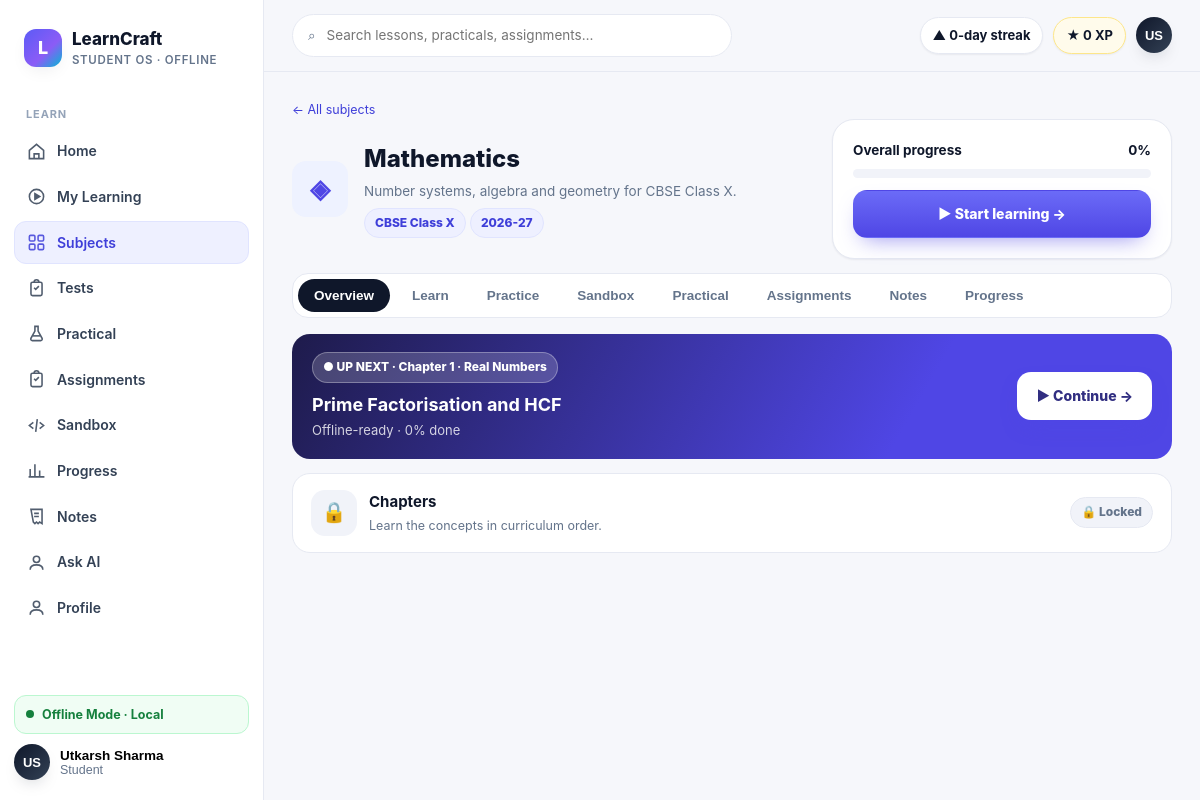
Screenshot of /subjects/mathematics (signed in) with the database file from the repository.
### tables this page shows
CREATE TABLE users (
            id INTEGER PRIMARY KEY AUTOINCREMENT,
            name TEXT NOT NULL,
            email TEXT NOT NULL UNIQUE,
            password_hash TEXT NOT NULL,
            role TEXT NOT NULL DEFAULT 'STUDENT',
            avatar TEXT,
            bio TEXT,
            created_at TIMESTAMP NOT NULL DEFAULT CURRENT_TIMESTAMP,
            updated_at TIMESTAMP NOT NULL DEFAULT CURRENT_TIMESTAMP
        );

CREATE TABLE academic_subjects (
            subject_id TEXT PRIMARY KEY,
            board TEXT NOT NULL,
            class_level TEXT NOT NULL,
            academic_year TEXT NOT NULL,
            slug TEXT NOT NULL,
            name TEXT NOT NULL,
            description TEXT NOT NULL DEFAULT '',
            source_version TEXT NOT NULL,
            UNIQUE(board, class_level, academic_year, slug)
        );

CREATE TABLE academic_lessons (
            lesson_id TEXT PRIMARY KEY,
            topic_id TEXT NOT NULL,
            title TEXT NOT NULL,
            slug TEXT NOT NULL,
            summary TEXT NOT NULL,
            learning_objectives_json TEXT NOT NULL,
            prerequisites_json TEXT NOT NULL,
            estimated_minutes INTEGER NOT NULL,
            difficulty TEXT NOT NULL,
            content_blocks_json TEXT NOT NULL,
            source_reference TEXT NOT NULL,
            FOREIGN KEY(topic_id) REFERENCES academic_topics(topic_id)
        );

### app/main.py (the view, shortened to what this page needs)
@app.route("/subjects/<slug>")
@require_auth
def subject_detail(slug):
    catalog = get_academic_subject(slug)
    if catalog:
        subject = catalog["subject"]
        chapters = catalog["chapters"]
        page = {
            "slug": slug, "name": subject["name"], "description": subject["description"],
            "icon": "◈", "color": "#4F46E5", "bg": "#EEF2FF", "tags": ["CBSE Class X", subject["academic_year"]],
            "progress": 0, "continue": {"href": f"/subjects/{slug}", "cta": "Start learning",
            "chapter_label": "Choose a chapter", "lesson": "Your next lesson", "time_left": "Offline-ready", "progress": 0},
            "units": [{"id": "content", "title": "Chapters", "desc": "Learn the concepts in curriculum order.",
                       "chapters": [{"n": c["chapter_number"], "title": c["title"], "est": "Lessons available",
                                     "lessons_count": 1, "status": "Available", "progress": 0,
                                     "is_current": False, "is_next": c["chapter_number"] == chapters[0]["chapter_number"],
                                     "prereq": "", "sim": "Practice", "practical": "Notes", "quiz": "Test"} for c in chapters]}],
            "practice": [], "sims": [], "practicals": []
        }
        first = None
        for chapter in chapters:
            detail = get_academic_lesson_for_chapter(chapter["chapter_id"])
            if detail:
                first = detail["lesson_id"]
                page["continue"]["href"] = f"/subjects/{slug}/lessons/{first}"
                page["continue"]["chapter_label"] = f"Chapter {chapter['chapter_number']} · {chapter['title']}"
                page["continue"]["lesson"] = detail["title"]
                break
        return render_template("pages/subject_detail.html", title=subject["name"], page=page,
                               first_lesson=first, **shell_ctx("subjects", current_user()))

### app/database/connection.py (called while the page is built)
def resolve_db_path():
    configured = os.environ.get("LEARNCRAFT_DB_PATH")
    if configured:
        return Path(configured)
    return DATA_DIR / "learncraft.db"

def get_connection():
    db_path = resolve_db_path()
    db_path.parent.mkdir(parents=True, exist_ok=True)
    connection = sqlite3.connect(db_path)
    connection.row_factory = sqlite3.Row
    return connection

def _row_to_dict(row):
    return dict(row) if row else None

def get_user_by_id(user_id):
    connection = get_connection()
    user = connection.execute("SELECT * FROM users WHERE id = ?", (int(user_id),)).fetchone()
    connection.close()
    return _row_to_dict(user)

def user_payload(user):
    if not user:
        return None
    user_data = dict(user)
    user_data.pop("password_hash", None)
    return user_data

def get_user_progress(user_id):
    connection = get_connection()
    rows = connection.execute(
        "SELECT * FROM learning_progress WHERE user_id = ? ORDER BY updated_at DESC",
        (int(user_id),),
    ).fetchall()
    connection.close()
    return [dict(row) for row in rows]

### app/main.py (called while the page is built)
def current_user():
    user_id = session.get("user_id")
    if not user_id:
        return None
    return user_payload(get_user_by_id(user_id))

def require_auth(view):
    @wraps(view)
    def wrapped(*args, **kwargs):
        user = current_user()
        if not user:
            next_url = request.path
            if request.query_string:
                next_url = f"{next_url}?{request.query_string.decode()}"
            return redirect(f"/login?{urlencode({'next': next_url})}")
        return view(*args, **kwargs)
    return wrapped

def build_student_profile(user=None):
    profile = {"name": "Student", "roll_no": "Student", "avatar": "LC", "level": 1,
               "xp": 0, "streak_days": 0, "overall_progress": 0, "rank": None}
    if user is None:
        return profile
    rows = get_user_progress(user["id"])
    completed = sum(row["status"] == "completed" for row in rows)
    overall = round(sum(row["percent_complete"] for row in rows) / len(rows)) if rows else 0
    profile.update({"name": user.get("name") or "Student", "avatar": (user.get("avatar") or "LC").upper(),
                   "roll_no": user.get("roll_no") or "Student", "xp": completed * 100,
                   "overall_progress": overall, "level": 1 + completed // 5})
    return profile

def shell_ctx(active, user=None):
    return dict(nav=M.NAV, student=build_student_profile(user), active=active, pending_count=0)

### frontend/templates/pages/subject_detail.html (shortened to what this page needs)
{% extends "base.html" %}{% from "components.html" import progressbar, badge, state_badge, state_icon %}
{% block content %}
<div class="caption"><a href="/subjects">← All subjects</a></div>
<div class="subj-head">
  <div class="tile-icon" style="background:{{ page.bg }};color:{{ page.color }};width:56px;height:56px;font-size:26px">{{ page.icon }}</div>
  <div class="meta">
    <div class="h1">{{ page.name }}</div>
    <p class="body-sm" style="margin:4px 0 6px;color:var(--muted)">{{ page.description }}</p>
    <div>{% for t in page.tags %}{{ badge(t, 'info') }} {% endfor %}</div>
  </div>
  <div class="card" style="min-width:250px;flex:1;max-width:340px">
    <div style="display:flex;justify-content:space-between"><b class="body-sm">Overall progress</b><b class="body-sm">{{ page.progress }}%</b></div>
    <div style="margin:8px 0 12px">{{ progressbar(page.progress) }}</div>
    <a class="btn btn-primary" style="width:100%" href="{{ page.continue.href }}">▶ {{ page.continue.cta }} →</a>
  </div>
</div>
<div class="sub-tabs" role="tablist">
  {% for t in ['Overview','Learn','Practice','Sandbox','Practical','Assignments','Notes','Progress'] %}
  <button class="tab {% if loop.first %}active{% endif %}" data-pane="pane-{{ t|lower }}" role="tab">{{ t }}</button>
  {% endfor %}
</div>
<div class="pane show" id="pane-overview">
  <div class="next-strip">
    <div style="flex:1;min-width:240px"><span class="badge" style="background:rgba(255,255,255,.18);border-color:rgba(255,255,255,.3);color:#fff">● UP NEXT · {{ page.continue.chapter_label }}</span>
      <div class="h2" style="margin:8px 0 2px">{{ page.continue.lesson }}</div>
      <div style="opacity:.8;font-size:13px">{{ page.continue.time_left }} · {{ page.continue.progress }}% done</div></div>
    <a class="btn btn-primary" href="{{ page.continue.href }}">▶ Continue →</a>
  </div>
  {% for u in page.units %}
  <details class="unit" {% if u.id == 'u2' %}open{% endif %}>
    <summary>{{ state_icon('Completed' if u.id=='u1' else ('In Progress' if u.id=='u2' else 'Locked')) }}
      <span style="flex:1"><b>{{ u.title }}</b><br><span class="caption">{{ u.desc }}</span></span>
      {{ state_badge('Completed' if u.id=='u1' else ('In Progress' if u.id=='u2' else 'Locked')) }}
    </summary>
  </details>
  {% endfor %}
</div>
{% endblock %}

### frontend/templates/base.html (shortened to what this page needs)
<!DOCTYPE html>
<html lang="en">
<head>
<link rel="stylesheet" href="/static/css/design-system.css">
</head>
<body>
{% from "components.html" import icon %}
<div class="shell">
  <aside class="sidebar" id="sidebar">
    <div class="brand"><div class="brand-mark">L</div><div><div class="brand-name">LearnCraft</div><div class="brand-sub">Student OS · Offline</div></div></div>
    <nav class="nav">
      <div class="nav-label">Learn</div>
      {% for item in nav %}
      <a class="nav-item {% if active == item.slug %}active{% endif %}" href="{{ item.href }}">{{ icon(item.icon) }}{{ item.label }}
      </a>
      {% endfor %}
    </nav>
    <div class="side-foot">
      <div class="offline-pill" data-network-pill><span class="dot pulse"></span><span>Offline Mode · Local</span></div>
      <div class="profile-menu-wrap sidebar-profile-wrap">
        <button class="mini-profile profile-trigger" type="button" aria-expanded="false" aria-controls="sidebarProfileMenu">
          <div class="avatar">{{ student.avatar }}</div>
          <div><div style="font-weight:800;font-size:13.5px">{{ student.name }}</div><div class="caption">{{ student.roll_no }}</div></div>
        </button>
      </div>
    </div>
  </aside>
  <div class="main">
    <div class="topbar">
      <div class="search">⌕ <input id="globalSearch" placeholder="Search lessons, practicals, assignments…" oninput="filterCards(this.value)"></div>
      <div class="top-actions">
        <span class="pill">▲ {{ student.streak_days }}-day streak</span>
        <span class="pill xp">★ {{ student.xp }} XP</span>
        <div class="profile-menu-wrap top-profile-wrap">
          <button class="profile-trigger top-profile-trigger" type="button" aria-expanded="false" aria-controls="topProfileMenu">
            <div class="avatar">{{ student.avatar }}</div>
          </button>
        </div>
      </div>
    </div>
    <div class="content">{% block content %}{% endblock %}</div>
  </div>
</div>
</body>
</html>

### frontend/templates/components.html (shortened to what this page needs)
{% macro icon(name) -%}
{% if name == 'home' %}<svg viewBox="0 0 24 24" fill="none" stroke="currentColor" stroke-width="2"><path d="M3 10.5 12 3l9 7.5V21H3z"/><path d="M9 21v-6h6v6"/></svg>
{% elif name == 'play' %}<svg viewBox="0 0 24 24" fill="none" stroke="currentColor" stroke-width="2"><circle cx="12" cy="12" r="9"/><path d="M10 8.5v7l6-3.5z" fill="currentColor"/></svg>
{% elif name == 'grid' %}<svg viewBox="0 0 24 24" fill="none" stroke="currentColor" stroke-width="2"><rect x="3" y="3" width="7" height="7" rx="1.5"/><rect x="14" y="3" width="7" height="7" rx="1.5"/><rect x="3" y="14" width="7" height="7" rx="1.5"/><rect x="14" y="14" width="7" height="7" rx="1.5"/></svg>
{% elif name == 'flask' %}<svg viewBox="0 0 24 24" fill="none" stroke="currentColor" stroke-width="2"><path d="M9 3h6M10 3v6l-5 9a2 2 0 0 0 1.8 3h10.4A2 2 0 0 0 19 18l-5-9V3"/><path d="M7.5 15h9"/></svg>
{% elif name == 'clip' %}<svg viewBox="0 0 24 24" fill="none" stroke="currentColor" stroke-width="2"><rect x="5" y="4" width="14" height="17" rx="2"/><path d="M9 4a3 3 0 0 1 6 0M9 11l2 2 4-4"/></svg>
{% elif name == 'code' %}<svg viewBox="0 0 24 24" fill="none" stroke="currentColor" stroke-width="2"><path d="m8 8-5 4 5 4M16 8l5 4-5 4M13 4l-2 16"/></svg>
{% elif name == 'chart' %}<svg viewBox="0 0 24 24" fill="none" stroke="currentColor" stroke-width="2"><path d="M4 20V10M10 20V4M16 20v-8M22 20H2"/></svg>
{% elif name == 'note' %}<svg viewBox="0 0 24 24" fill="none" stroke="currentColor" stroke-width="2"><path d="M5 3h14v18l-3-2-2 2-2-2-2 2-2-2z"/><path d="M9 8h6M9 12h6"/></svg>
{% elif name == 'user' %}<svg viewBox="0 0 24 24" fill="none" stroke="currentColor" stroke-width="2"><circle cx="12" cy="8" r="4"/><path d="M4 21c0-4 3.6-6 8-6s8 2 8 6"/></svg>
{% else %}<svg viewBox="0 0 24 24" fill="none" stroke="currentColor" stroke-width="2"><circle cx="12" cy="12" r="9"/></svg>
{% endif %}
{%- endmacro %}
{% macro progressbar(pct) -%}
<div class="pbar" role="progressbar" aria-valuenow="{{ pct }}" aria-valuemin="0" aria-valuemax="100"><i style="width:{{ pct }}%"></i></div>
{%- endmacro %}
{% macro badge(text, tone='muted') -%}<span class="badge {{ tone }}">{{ text }}</span>{%- endmacro %}
{% macro state_badge(status) -%}
{% if status == 'Completed' %}<span class="badge ok">✓ Completed</span>
{% elif status == 'Submitted' %}<span class="badge ok">✓ Submitted</span>
{% elif status == 'In Progress' %}<span class="badge info">▶ In Progress</span>
{% elif status == 'Available' %}<span class="badge info">○ Available</span>
{% elif status == 'Needs Review' %}<span class="badge warn">! Needs Review</span>
{% elif status == 'Locked' %}<span class="badge muted">🔒 Locked</span>
{% else %}<span class="badge muted">{{ status }}</span>{% endif %}
{%- endmacro %}
{% macro state_icon(status, color='#6366F1') -%}
{% if status == 'Completed' %}<div class="tile-icon" style="background:var(--green-soft);color:var(--green)">✓</div>
{% elif status == 'In Progress' %}<div class="tile-icon" style="background:var(--primary-soft);color:var(--primary)">▶</div>
{% elif status == 'Needs Review' %}<div class="tile-icon" style="background:var(--amber-soft);color:#B45309">!</div>
{% elif status == 'Locked' %}<div class="tile-icon" style="background:var(--surface-2);color:var(--faint)">🔒</div>
{% else %}<div class="tile-icon" style="background:var(--surface-2);color:{{ color }}">○</div>{% endif %}
{%- endmacro %}

### frontend/templates/pages/subject_detail.html (style rules this page uses)
.subj-head { display:flex;gap:16px;align-items:center;flex-wrap:wrap;margin-bottom:14px }
.subj-head .meta { flex:1;min-width:240px }
.sub-tabs { display:flex;gap:6px;flex-wrap:wrap;background:var(--surface);border:1px solid var(--line);padding:5px;border-radius:16px;margin-bottom:16px }
.sub-tabs .tab { white-space:nowrap }
.pane { display:none }
.pane.show { display:block }
.unit { border:1px solid var(--line);border-radius:18px;background:#fff;margin-bottom:12px;overflow:hidden }
.unit>summary { list-style:none;cursor:pointer;padding:16px 18px;display:flex;gap:12px;align-items:center }
.next-strip { display:flex;gap:12px;align-items:center;background:linear-gradient(120deg,#1E1B4B,#4F46E5 70%);color:#fff;border-radius:18px;padding:18px 20px;margin-bottom:14px;flex-wrap:wrap }
.next-strip .btn-primary { background:#fff;color:#312E81 }

### rows the page displays
users: avatar "US", name "Utkarsh Sharma", roll_no "Student"
academic_subjects: name "Mathematics", description "Number systems, algebra and geometry for CBSE Class X.", academic_year "2026-27"
academic_lessons: continue.lesson "Prime Factorisation and HCF"

### other values shown
{{ item.label }} "Home" "My Learning" "Subjects" "Tests" "Practical" "Assignments" "Sandbox" "Progress" "Notes" "Ask AI" "Profile"
{{ student.streak_days }} "0"
{{ student.xp }} "0"
{{ page.icon }} "◈"
{{ text }} "CBSE Class X"
{{ page.progress }} "0"
{{ page.continue.cta }} "Start learning"
{{ t }} "Overview" "Learn" "Practice" "Sandbox" "Practical" "Assignments" "Notes" "Progress"
{{ page.continue.chapter_label }} "Chapter 1 · Real Numbers"
{{ page.continue.time_left }} "Offline-ready"
{{ page.continue.progress }} "0"
{{ u.title }} "Chapters"
{{ u.desc }} "Learn the concepts in curriculum order."
